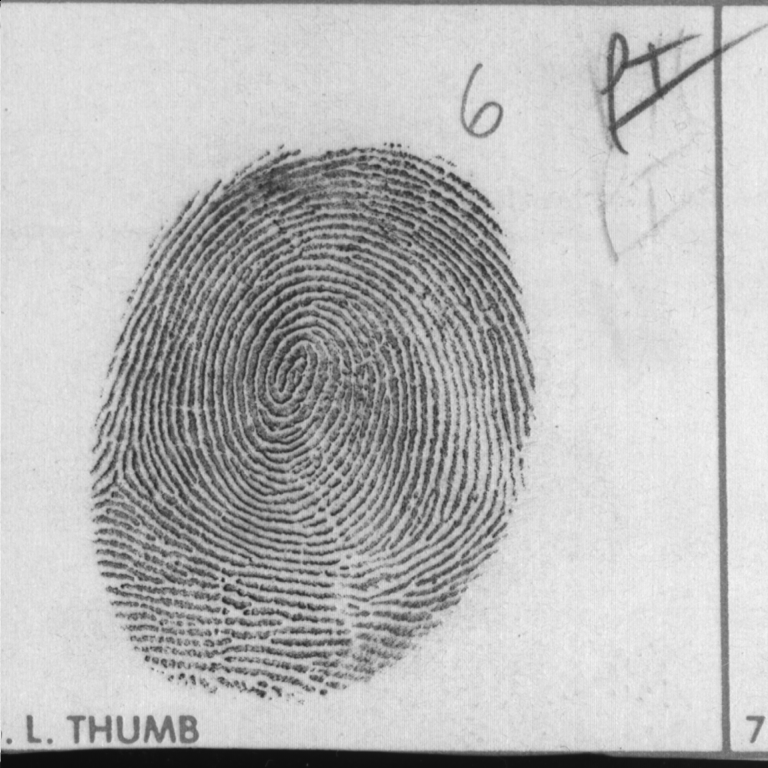
#> input picture lab1/fprint3.pgm, 768 x 768 px
$ python -i cvlib.py   (imports and definitions only)
#> lines starting #> are read from the running program, lines starting #| are printed output that depends on the picture
import cv2 as cv
import matplotlib.pyplot as plt
import numpy as np

# [41 lines left out: function imgview, not called in this run]

def hist(img,title=None,fill=False,axis=False,filename=None):
    """_summary_
        Muestra la distrubución de la escala de la imagen. Asi vemos que como esta distribuida.
    Args:
        img (array int): array de la imagen
        fill (bool, optional): _description_. Defaults to False.
        filename (string, optional): nombre de la imagen al ser guardada. Defaults to None.
    """
    fig = plt.figure(figsize=(20,8))
    ax = fig.add_subplot(122)
    if len(img.shape) == 3:
        img = cv.cvtColor(img, cv.COLOR_BGR2RGB)
        colors = ['r','g','b']
        for i, color in enumerate(colors):
            histr = cv.calcHist([img],[i],None,[256],[0,256])
            ax.plot(histr, c=color, alpha=0.9)
            x = np.arange(0.0, 256, 1)
            if fill:
                ax.fill_between(x, 0, histr.ravel(), alpha=0.2, color=color)

    else:
        histr = cv.calcHist([img],[0],None,[256],[0,256])
        ax.plot(histr, c='w', alpha=0.9)
        x = np.arange(0.0, 256, 1)
        if fill:
            ax.fill_between(x, 0, histr.ravel(), alpha=0.2, color='w')


    ax.set_xlim([0,256])
    ax.grid(alpha=0.2)
    ax.set_facecolor('k')
    ax.set_title('Histogram', fontsize=20)
    ax.set_xlabel('Pixel value', fontsize=20)
    ax.set_ylabel('Pixel count', fontsize=20)
    ax2 = fig.add_subplot(121)
    if len(img.shape) == 3:  #decido si la imagen es o no a color. Y decimos cómo dibujarla.
        im = ax2.imshow(img,extent=None) # punto el contenido del ax. extent, configurar el origen de la gráfica.
    else:
        im = ax2.imshow(img,extent=None,cmap='gray',vmin=0,vmax=255) # escala de color, min y max de la escala.

    # el im, sirve para reciclar el objeto.

    if title != None:
        ax2.set_title(title,fontsize=14) # si  trae un titulo, se lo pongo a la imagen.


    if not axis: # para poner las "direcciones" o la posición de cada pixel de la imagen.
        plt.axis('off')
    else:
        ax2.grid(c='w')
        ax2.xaxis.tick_top()
        ax2.xaxis.set_label_position('top')
        ax2.set_xlabel('Columns',fontsize=14)
        ax2.set_ylabel('Rows',fontsize=14)
        ax2.xaxis.label.set_color('w')
        ax2.yaxis.label.set_color('w')
        ax2.tick_params(axis='x', colors='w',labelsize=14)
        ax2.tick_params(axis='y', colors='w',labelsize=14)


    if filename != None:
        plt.savefig(filename)
    plt.show()

# [160 lines left out: functions splitrgb, imgcmp, imgcdf, imgeq, cdfview, not called in this run]

>>> import cv2
>>> picture = cv2.imread('fprint3.pgm')
#> picture is the input picture: shape (768, 768, 3); min 10, max 247, mean 184.9
>>> result = hist(picture)
#> in hist, `plt.show()`:
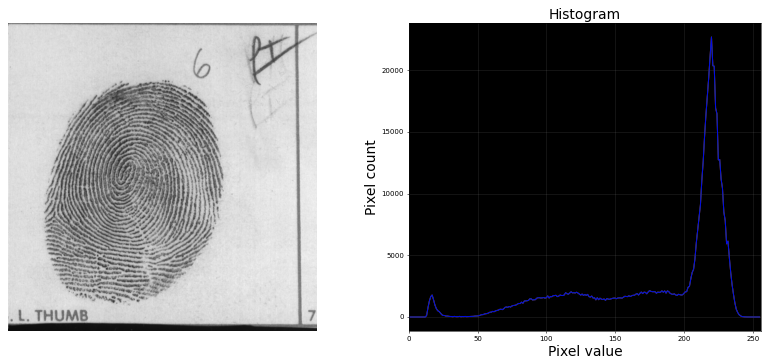
#> figure drawn by matplotlib, 2 panels; panel 1: curve peaks at x = 220, y = 22687; panel 1: curve peaks at x = 220, y = 22687; panel 1: curve peaks at x = 220, y = 22687
